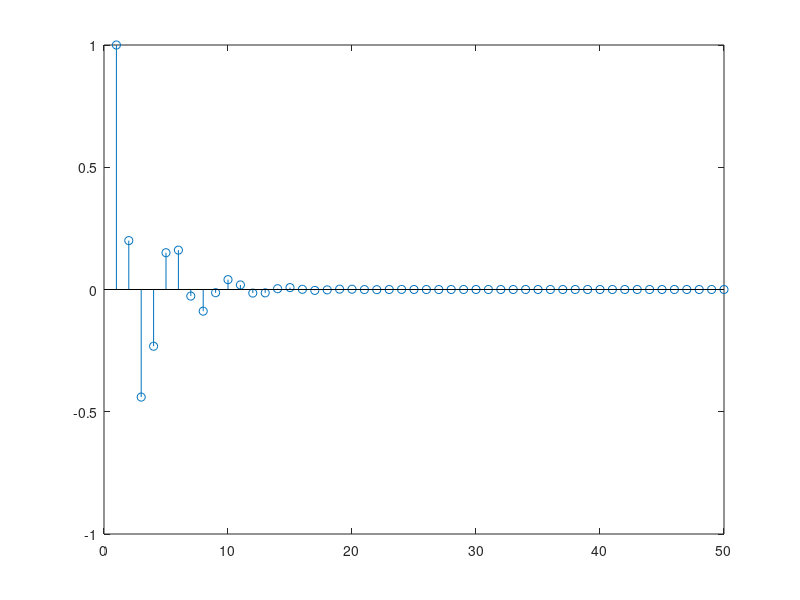

MATLAB code for this plot:
clc
clear all
close all
warning('off')
a1=0.3;
a2=-0.5;
k=50;
ro(1)=1;
ro(2)=a1/(1-a2);
ro(3)=a1^2/(1-a2)+a2;
for i=4:k
    ro(i)=a1*ro(i-1)+a2*ro(i-2);
end    
figure
stem(ro);